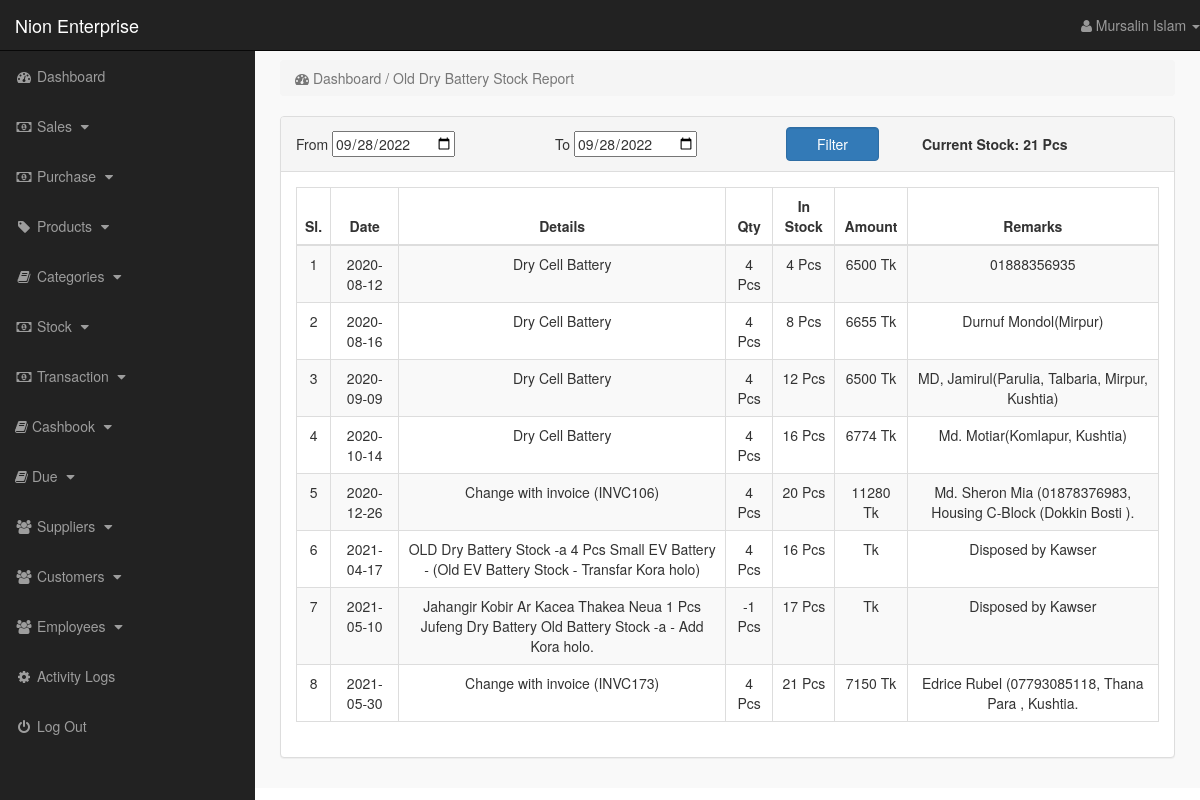
Screenshot of /index.php?old_dry_report (signed in) with the database file from the repository.
### tables this page shows
CREATE TABLE `old_dry_report` (
  `id` int(11) NOT NULL,
  `date` date DEFAULT NULL,
  `details` text,
  `qty` text,
  `total_qty` text,
  `amount` text,
  `remarks` text
);

### old_dry_report.php (the view, shortened to what this page needs)
<?php
$month = date('m');
$day = date('d');
$year = date('Y');
$today = $year . '-' . $month . '-' . $day;
$view_report = "select * from old_dry_report order by 1 desc";
$run_report = mysqli_query($con, $view_report);
$row_order = mysqli_fetch_array($run_report);
$total_quantity = $row_order['total_qty'];
if (!isset($_SESSION['admin_email'])) {
    echo "<script>window.open('login.php','_self')</script>";
} else {
?>
    <div class="row">
        <div class="col-lg-12">
            <ol class="breadcrumb">
                <li class="active">
                    <i class="fa fa-dashboard"></i> Dashboard / Old Dry Battery Stock Report
                </li>
            </ol>
        </div>
    </div>
    <div class="row">
        <form method="post" class="form-horizontal" enctype="multipart/form-data">
            <div class="col-md-12">
                <div class="panel panel-default">
                    <div class="panel-heading">
                        <table style="width:100%">
                            <tr>
                                <td>From <input type="date" name="from_date" value="<?php echo $today; ?>"></td>
                                <td>To <input type="date" name="to_date" value="<?php echo $today; ?>"></td>
                                <td><input name="filter" value="Filter" type="submit" class="btn btn-primary form-control"></td>
                                <td width="5%"></td>
                                <th> Current Stock: <?php echo $total_quantity.' Pcs' ; ?> </th>
                            </tr>
                        </table>
                    </div>
                    <div class="panel-body">
                        <div class="table-responsive">
                            <table class="table table-striped table-bordered table-hover">
                                <thead>
                                    <tr>
                                        <th style="text-align: center;"> Sl. </th>
                                        <th style="text-align: center;"> Date </th>
                                        <th style="text-align: center;"> Details </th>
                                        <th style="text-align: center;"> Qty </th>
                                        <th style="text-align: center;"> In Stock </th>
                                        <th style="text-align: center;"> Amount </th>
                                        <th style="text-align: center;"> Remarks </th>
                                    </tr>
                                </thead>
                                <tbody>
                                    <?php
                                    if (!isset($_POST['filter'])) {
                                        $view_report = "select * from old_dry_report";
                                        $run_report = mysqli_query($con, $view_report);
                                        $i=0;
                                        while ($row_order = mysqli_fetch_array($run_report)) {
                                            $date = $row_order['date'];
                                            $details = $row_order['details'];
                                            $qty = $row_order['qty'];
                                            $total_qty = $row_order['total_qty'];
                                            $amount = $row_order['amount'];
                                            $remarks = $row_order['remarks'];
                                            $i=$i+1;
                                    ?>
                                            <tr style="text-align: center;">
                                                <td> <?php echo $i; ?> </td>
                                                <td> <?php echo $date; ?> </td>
                                                <td> <?php echo $details; ?> </td>
                                                <td> <?php echo $qty; ?> Pcs</td>
                                                <td> <?php echo $total_qty; ?> Pcs</td>
                                                <td> <?php echo $amount; ?> Tk</td>
                                                <td> <?php echo $remarks; ?> </td>
                                            </tr>
                                        <?php }
                                    } ?>
                                </tbody>
                            </table>
                        </div>
                    </div>
                </div>
            </div>
        </form>
    </div>
<?php }
?>

### includes/sidebar.php (shortened to what this page needs)
<?php
    if(!isset($_SESSION['admin_email'])){
        echo "<script>window.open('login.php','_self')</script>";
    }else{
?>
<!DOCTYPE html>
<html lang="en">
<head>
    <link rel="stylesheet" href="css/bootstrap-337.min.css">
    <link rel="stylesheet" href="font-awsome/css/font-awesome.min.css">
    <link rel="stylesheet" href="css/style.css">
</head>
<nav class="navbar navbar-inverse navbar-fixed-top">
    <div class="navbar-header">
        <a href="index.php?dashboard" class="navbar-brand">Nion Enterprise</a>
    </div>
    <ul class="nav navbar-right top-nav">
        <li class="dropdown">
            <a href="#" class="dropdown-toggle" data-toggle="dropdown">
                <i class="fa fa-user"></i> <?php echo $admin_name;  ?> <b class="caret"></b>
            </a>
        </li>
    </ul>
    <div class="collapse navbar-collapse navbar-ex1-collapse">
        <ul class="nav navbar-nav side-nav">
            <li>
                <a href="index.php?dashboard">
                        <i class="fa fa-fw fa-dashboard"></i> Dashboard
                </a>
            </li>
            <li>
                <a href="#" data-toggle="collapse" data-target="#sales">
                        <i class="fa fa-fw fa-money"></i> Sales
                        <i class="fa fa-fw fa-caret-down"></i>
                </a>
            </li>
            <li>
                <a href="#" data-toggle="collapse" data-target="#purchase">
                        <i class="fa fa-fw fa-money"></i> Purchase
                        <i class="fa fa-fw fa-caret-down"></i>
                </a>
            </li>
            <li>
                <a href="#" data-toggle="collapse" data-target="#products">
                        <i class="fa fa-fw fa-tag"></i> Products
                        <i class="fa fa-fw fa-caret-down"></i>
                </a>
            </li>
            <li>
                <a href="#" data-toggle="collapse" data-target="#cat">
                        <i class="fa fa-fw fa-book"></i> Categories
                        <i class="fa fa-fw fa-caret-down"></i>
                </a>
            </li>
            <li>
                <a href="#" data-toggle="collapse" data-target="#stock">
                    <i class="fa fa-fw fa-money"></i> Stock
                    <i class="fa fa-fw fa-caret-down"></i>
                </a>
            </li>
            <li>
                <a href="#" data-toggle="collapse" data-target="#transaction">
                        <i class="fa fa-fw fa-money"></i> Transaction
                        <i class="fa fa-fw fa-caret-down"></i>
                </a>
            </li>
            <li>
                <a href="#" data-toggle="collapse" data-target="#cashbook">
                        <i class="fa fa-book"></i> Cashbook
                        <i class="fa fa-fw fa-caret-down"></i>
                </a>
            </li>
            <li>
                <a href="#" data-toggle="collapse" data-target="#due">
                        <i class="fa fa-book"></i> Due
                        <i class="fa fa-fw fa-caret-down"></i>
                </a>
            </li>
            <li>
                <a href="#" data-toggle="collapse" data-target="#suppliers">
                        <i class="fa fa-fw fa-users"></i> Suppliers
                        <i class="fa fa-fw fa-caret-down"></i>
                </a>
            </li>
            <li>
                            <a href="#" data-toggle="collapse" data-target="#customers">
                        <i class="fa fa-fw fa-users"></i> Customers
                        <i class="fa fa-fw fa-caret-down"></i>
                </a>
            </li>
            <li>
                <a href="#" data-toggle="collapse" data-target="#users">
                        <i class="fa fa-fw fa-users"></i> Employees
                        <i class="fa fa-fw fa-caret-down"></i>
                </a>
            </li>
            <li>
                <a href="index.php?logs">
                    <i class="fa fa-cog fa-spin fa-fw"></i> Activity Logs
                </a>
            </li>
            <li>
                <a href="logout.php">
                    <i class="fa fa-fw fa-power-off"></i> Log Out
                </a>
            </li>
        </ul>
    </div>
</nav>
<?php } ?>

### css/style.css (style rules this page uses)
body { margin-top: 100px; }
@media (min-width: 768px) { body { margin-top: 50px; } }
.top-nav { 0 15px; }
.top-nav>li { float: left; display: inline-block; }
.top-nav>li>a { color: #999999; line-height: 20px; padding-top: 15px; padding-bottom: 15px; }
@media (min-width: 768px) { .side-nav { position: fixed; top: 51px; bottom: 0; width: 255px; overflow-y: auto; overflow-x: hidden; background-color: #222222; padding-bottom: 40px; border-radius: 0; } }
@media (min-width: 768px) { .side-nav>li>a { width: 255px; } }
.panel-body { border-radius: 5px; }

### rows the page displays
old_dry_report: total_qty "21", date "2021-05-30", details "Change with invoice (INVC173)", qty "4", amount "7150", remarks "Edrice Rubel (07793085118, Thana Para , Kushtia."
old_dry_report: date "2020-08-12", details "Dry Cell Battery", qty "4", total_qty "4", amount "6500", remarks "01888356935"
old_dry_report: date "2020-08-16", details "Dry Cell Battery", qty "4", total_qty "8", amount "6655", remarks "Durnuf Mondol(Mirpur)"
old_dry_report: date "2020-09-09", details "Dry Cell Battery", qty "4", total_qty "12", amount "6500", remarks "MD, Jamirul(Parulia, Talbaria, Mirpur, Kushtia)"
old_dry_report: date "2020-10-14", details "Dry Cell Battery", qty "4", total_qty "16", amount "6774", remarks "Md. Motiar(Komlapur, Kushtia)"
old_dry_report: date "2020-12-26", details "Change with invoice (INVC106)", qty "4", total_qty "20", amount "11280", remarks "Md. Sheron Mia (01878376983, Housing C-Block (Dokkin Bosti )."
old_dry_report: date "2021-04-17", details "OLD Dry Battery Stock -a 4 Pcs Small EV Battery - (Old EV Battery Stock - Transfar Kora holo)", qty "4", total_qty "16", remarks "Disposed by Kawser"
old_dry_report: date "2021-05-10", details "Jahangir Kobir Ar Kacea Thakea Neua 1 Pcs Jufeng Dry Battery Old Battery Stock -a - Add Kora holo.", qty "-1", total_qty "17", remarks "Disposed by Kawser"

### other values shown
$admin_name "Mursalin Islam"
